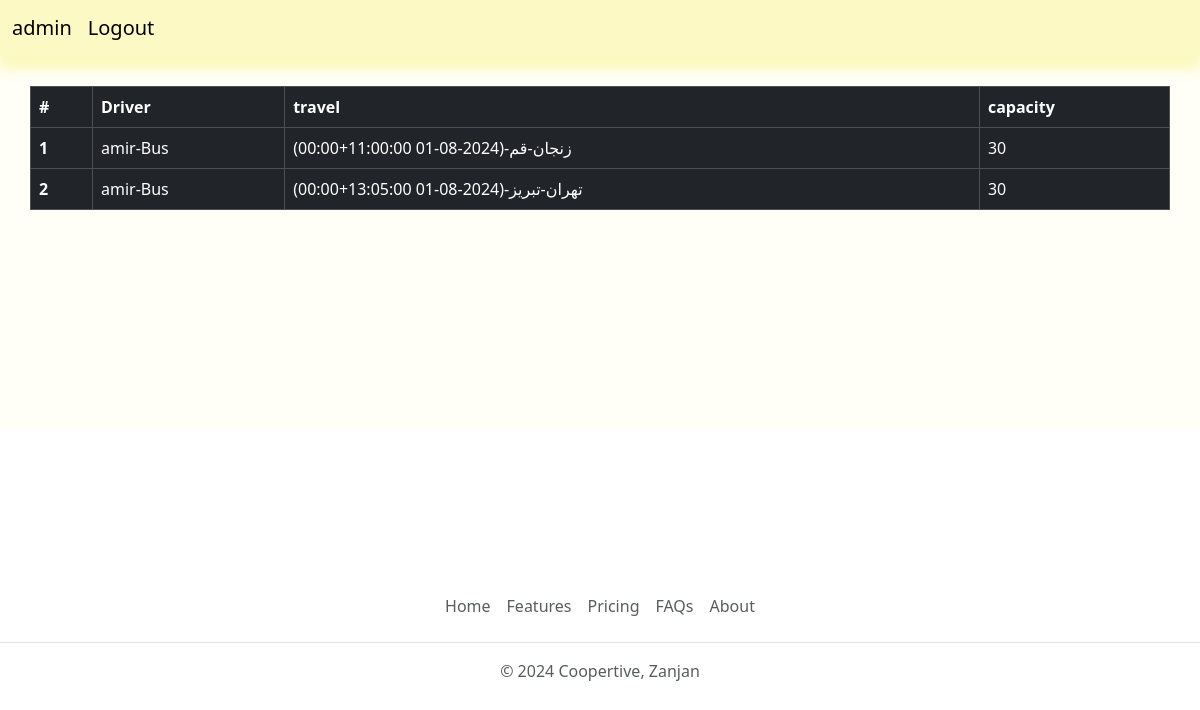
The app's page /orders/ticket/detail/ (signed in) with its own data.
### orders/models.py (models this page shows, shortened)
class Ticket(models.Model):
    travel = models.ForeignKey(Travel, on_delete=models.CASCADE, related_name='travel_ticket')
    user = models.ForeignKey(User, on_delete=models.CASCADE, null=True, blank=True, related_name='user_ticket')
    is_available = models.BooleanField(default=True)

### accounts/models.py (models this page shows, shortened)
class Travel(models.Model):
    driver_car = models.ForeignKey(DriverCar, on_delete=models.CASCADE, related_name='driver_car')
    startcity = models.ForeignKey(City, on_delete=models.CASCADE, related_name='s_travel')
    destanition = models.ForeignKey(City, on_delete=models.CASCADE, related_name='d_travel')
    price = models.IntegerField(null=True, blank=True)
    date_time = models.DateTimeField(null=True)
    end_time = models.DateTimeField(null=True, blank=True)
    approved = models.BooleanField(default=False)
    def __str__(self):
        return f'{self.startcity}-{self.destanition}-({self.date_time})'

class DriverCar(models.Model):
    driver = models.ForeignKey(Driver, on_delete=models.CASCADE)
    car = models.ForeignKey(Car, on_delete=models.CASCADE)
    production_date = models.DateField()
    def __str__(self):
        return f'{self.driver}-{self.car}'

class Driver(models.Model):
    user = models.ForeignKey(User, on_delete=models.CASCADE, related_name='driver')
    city = models.ForeignKey('accounts.City', on_delete=models.CASCADE)
    created = models.DateTimeField(auto_now_add=True)
    def __str__(self):
        return self.user.username

class User(AbstractUser):
    email = models.EmailField(max_length=250, unique=True)
    choice = (('1', 'user'),('2', 'driver'),('3', 'admin'))
    user_type = models.CharField(max_length=10, choices=choice)
    objects = UserManager()
    USERNAME_FIELD = 'email'
    REQUIRED_FIELDS = ['user_type', 'username']

class Car(models.Model):
    name = models.CharField(max_length=50)
    capacity = models.IntegerField()
    def __str__(self):
       return f'{self.name}'

class City(models.Model):
    name = models.CharField(max_length=100)
    lat = models.FloatField()
    lon = models.FloatField()
    class Meta:
        verbose_name = 'city'
        verbose_name_plural = 'cities'
    def __str__(self):
        return self.name

### orders/views.py (the view)
# urls.py: path('ticket/detail/', views.TicketListAdminView.as_view(), name='ticket_list'),
class TicketListAdminView(IsAdmin, View):
    def get(self, request, *args, **kwargs):
        if request.user.user_type == '3':
            tickets = Ticket.objects.all()
            return render(request, 'orders/ticket_list.html', {'tickets':tickets})

### utils.py (called while the page is built)
    def test_func(self):
        return self.request.user.is_authenticated and self.request.user.is_superuser

### orders/templates/orders/ticket_list.html
{% extends 'base.html' %}
{% block content %}
<table class="table table-bordered table-dark">
    <thead>
      <tr>
        <th>#</th>
        <th scope="col">Driver</th>
        <th scope="col">travel</th>
        <th scope="col">capacity</th>
      </tr>
    </thead>
    <tbody>
        {% for ticket in tickets %}
      <tr>
        <th scope="row">{{ forloop.counter }}</th>
        <td>{{ ticket.travel.driver_car }}</td>
        <td>{{ ticket.travel }}</td>
        <td>{{ ticket.travel.driver_car.car.capacity }}</td>
      </tr>
      {% endfor %}
    </tbody>
</table>
    <br>
{% endblock %}

### records on screen
Ticket: travel.driver_car "amir-Bus", travel "زنجان-قم-(2024-08-01 11:00:00+00:00)", travel.driver_car.car.capacity "30"
Ticket: travel.driver_car "amir-Bus", travel "تهران-تبریز-(2024-08-01 13:05:00+00:00)", travel.driver_car.car.capacity "30"
